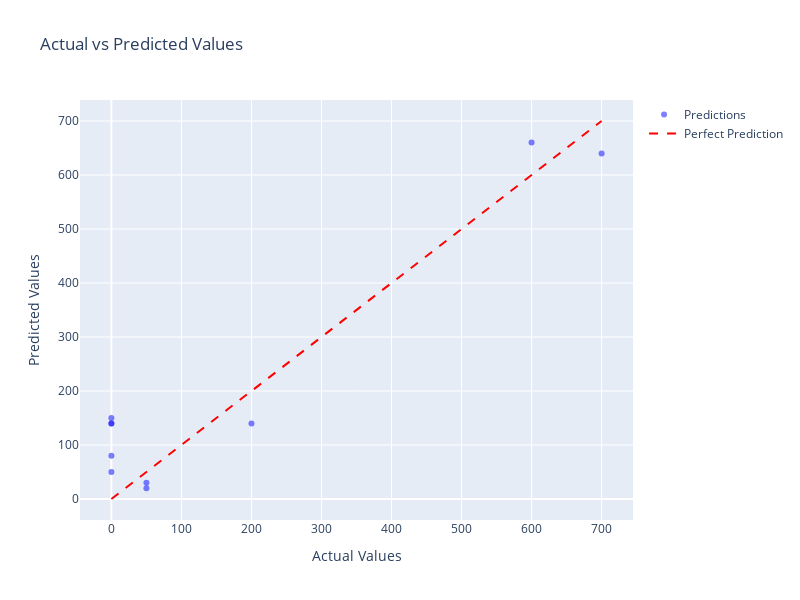

Write notebook code for a chart like this one.
### Code cell
import plotly.express as px
import plotly.graph_objects as go

fig = go.Figure()

fig.add_trace(go.Scatter(
    x=y_test,
    y=y_pred,
    mode='markers',
    name='Predictions',
    marker=dict(color='blue', opacity=0.5)
))

# Add the diagonal line for actual value
fig.add_trace(go.Scatter(
    x=[y_test.min(), y_test.max()],
    y=[y_test.min(), y_test.max()],
    mode='lines',
    name='Perfect Prediction',
    line=dict(color='red', dash='dash')
))

fig.update_layout(
    title='Actual vs Predicted Values',
    xaxis_title='Actual Values',
    yaxis_title='Predicted Values',
    width=800,
    height=600,
    hovermode='closest'
)

fig.show()

### Figure 1 — Plotly figure (JSON) as saved in the notebook; plotly's stock layout.template omitted (floating-point values rounded to 4 significant figures)
{"data": [{"marker": {"color": "blue", "opacity": 0.5}, "mode": "markers", "name": "Predictions", "type": "scatter", "x": [0, 600, 0, 50, 0, 200, 700, 0, 50, 0], "y": [80.0, 660.0, 150.0, 20.0, 140.0, 140.0, 640.0, 50.0, 30.0, 140.0]}, {"line": {"color": "red", "dash": "dash"}, "mode": "lines", "name": "Perfect Prediction", "type": "scatter", "x": [0, 700], "y": [0, 700]}], "layout": {"height": 600, "hovermode": "closest", "title": {"text": "Actual vs Predicted Values"}, "width": 800, "xaxis": {"title": {"text": "Actual Values"}}, "yaxis": {"title": {"text": "Predicted Values"}}}}
